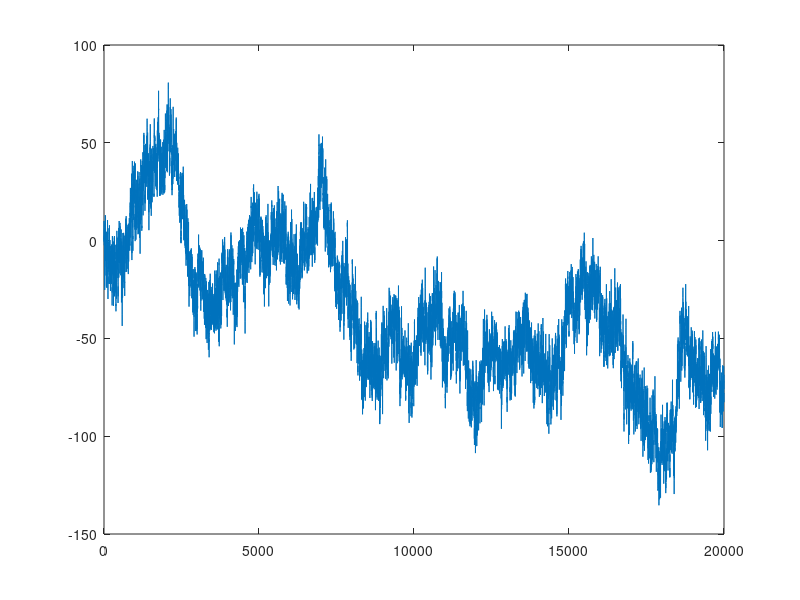

Here is the MATLAB script that generated this plot:
%Gradient Algorithm

n=20000;
u=randn(n,1);
Gz=tf([0 2 5], [1 -0.5 -0.2], 1, 'variable', 'z^-1');
[y,t]=lsim(Gz,u);
%y=y+randn(n,1);
noise=randn(n,1);
v=zeros(n,1);
for i=2:n
    v(i,1)=v(i-1,1)+noise(i,1);
    y(i,1)=y(i,1)+v(i,1);
end

figure(1)
plot(t,y);

I=zeros(4);
for i=4:n
    phi=[y(i-1);y(i-2);u(i-1);u(i-2)];
    I=I+phi*phi';    
end
I=I/n;
eigI=eig(I);

% n1=1000;
% theta1=zeros(n1,4);
% ycap1=zeros([n1,1]);
% e1=zeros([n1,1]);
% lambda1=0.8;
% P=ones(4);
% 
% for i=4:n1
%     phi=[y(i-1);y(i-2);u(i-1);u(i-2)];
%     ycap1(i,:)=theta1(i-1,:)*phi;
%     e1(i)=y(i)-ycap1(i);
%     theta1(i,:)=theta1(i-1,:)+transpose((phi.*e1(i))/(lambda1+phi'*phi));
% end
% 
% figure(2)
% plot(t(1:n1),ycap1,t(1:n1),y(1:n1));
% legend('Y_{predicted}','Y_{original}')
% 
% figure(3)
% plot(t(1:n1),theta1(1:n1,:));
% legend('\theta_{1}','\theta_{2}','\theta_{3}','\theta_{4}');
% 
% figure(4)
% plot(t(1:n1),e1(1:n1));
